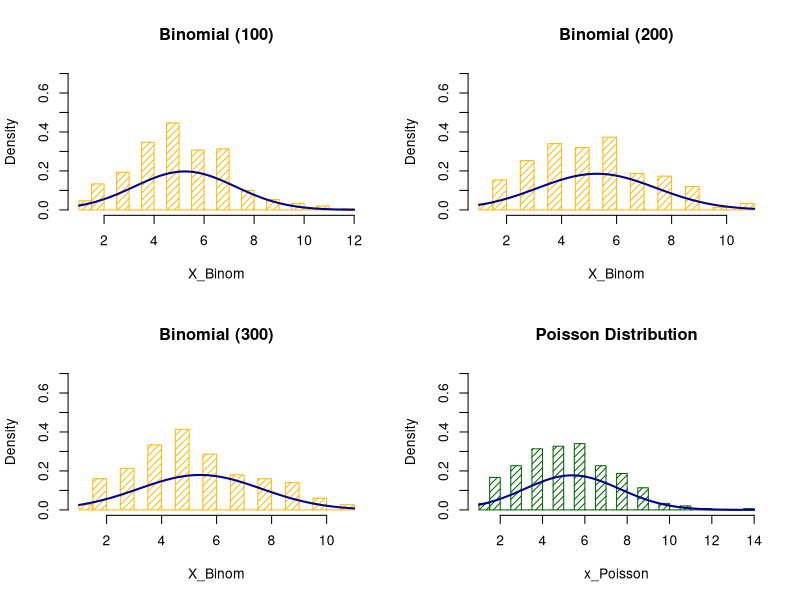

This figure's R source:
#Binomial distribution approaches Poisson
#generating value for binomial (number_trials-->inf & prob-->0)
binom1 = rbinom(300,100, 0.053)
binom2 = rbinom(300,200, 0.0265)
binom3 = rbinom(300,300, 0.01766667)
#Generating value for poisson (lambda = 5.3)
pois1 = rpois(300,5.3)

#Frequency Distribution binomial
cbind.data.frame(table(binom1))
cbind.data.frame(table(binom2))
cbind.data.frame(table(binom3))

#Frequency Distribution Poisson
cbind.data.frame(table(pois1))

#Using par to combine graphs together
par(mfrow=c(2,2))

#Plotting 4 graphs
m1 = mean(binom1)
std1 = sqrt(var(binom1))
hist(binom1, density=20, breaks=20, prob=TRUE, 
     xlab="X_Binom", ylim=c(0, 0.7), 
     main="Binomial (100)", col = "darkgoldenrod1")
curve(dnorm(x, mean=m1, sd=std1), 
      col="darkblue", lwd=2, add=TRUE, yaxt="n") 

m2 = mean(binom2)
std2 = sqrt(var(binom2))

hist(binom2, density=20, breaks=20, prob=TRUE, 
     xlab="X_Binom", ylim=c(0, 0.7), 
     main="Binomial (200)", col = "darkgoldenrod1")
curve(dnorm(x, mean=m2, sd=std2), 
      col="darkblue", lwd=2, add=TRUE, yaxt="n")

m3 = mean(binom3)
std3 = sqrt(var(binom3))
hist(binom3, density=20, breaks=20, prob=TRUE, 
     xlab="X_Binom", ylim=c(0, 0.7), 
     main="Binomial (300)", col = "darkgoldenrod1")
curve(dnorm(x, mean=m3, sd=std3), 
      col="darkblue", lwd=2, add=TRUE, yaxt="n")

mp = mean(pois1)
stdp = sqrt(var(pois1))
hist(pois1, density=20, breaks=20, prob=TRUE, 
     xlab="x_Poisson", ylim=c(0, 0.7), 
     main="Poisson Distribution", col = "darkgreen")
curve(dnorm(x, mean=mp, sd=stdp), 
      col="darkblue", lwd=2, add=TRUE, yaxt="n")



